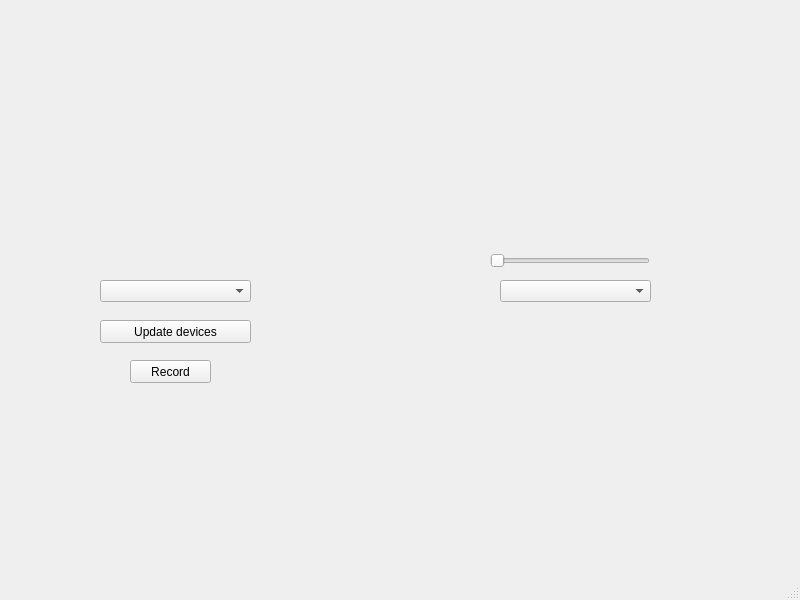
<?xml version="1.0" encoding="UTF-8"?>
<ui version="4.0">
 <class>MainWindow</class>
 <widget class="QMainWindow" name="MainWindow">
  <property name="geometry">
   <rect>
    <x>0</x>
    <y>0</y>
    <width>800</width>
    <height>600</height>
   </rect>
  </property>
  <property name="windowTitle">
   <string>MainWindow</string>
  </property>
  <widget class="QWidget" name="centralwidget">
   <widget class="QWidget" name="CameraWidget" native="true">
    <property name="geometry">
     <rect>
      <x>0</x>
      <y>0</y>
      <width>381</width>
      <height>261</height>
     </rect>
    </property>
   </widget>
   <widget class="QComboBox" name="AvailableCameras">
    <property name="geometry">
     <rect>
      <x>100</x>
      <y>280</y>
      <width>151</width>
      <height>22</height>
     </rect>
    </property>
   </widget>
   <widget class="QPushButton" name="updateButton">
    <property name="geometry">
     <rect>
      <x>100</x>
      <y>320</y>
      <width>151</width>
      <height>23</height>
     </rect>
    </property>
    <property name="text">
     <string>Update devices</string>
    </property>
   </widget>
   <widget class="QPushButton" name="recordButton">
    <property name="enabled">
     <bool>true</bool>
    </property>
    <property name="geometry">
     <rect>
      <x>130</x>
      <y>360</y>
      <width>81</width>
      <height>23</height>
     </rect>
    </property>
    <property name="text">
     <string>Record</string>
    </property>
   </widget>
   <widget class="QComboBox" name="AvailableAudioDevices">
    <property name="geometry">
     <rect>
      <x>500</x>
      <y>280</y>
      <width>151</width>
      <height>22</height>
     </rect>
    </property>
   </widget>
   <widget class="QSlider" name="VolumeChange">
    <property name="geometry">
     <rect>
      <x>490</x>
      <y>250</y>
      <width>160</width>
      <height>22</height>
     </rect>
    </property>
    <property name="orientation">
     <enum>Qt::Horizontal</enum>
    </property>
   </widget>
  </widget>
  <widget class="QMenuBar" name="menubar">
   <property name="geometry">
    <rect>
     <x>0</x>
     <y>0</y>
     <width>800</width>
     <height>21</height>
    </rect>
   </property>
  </widget>
  <widget class="QStatusBar" name="statusbar"/>
 </widget>
 <resources/>
 <connections/>
</ui>
